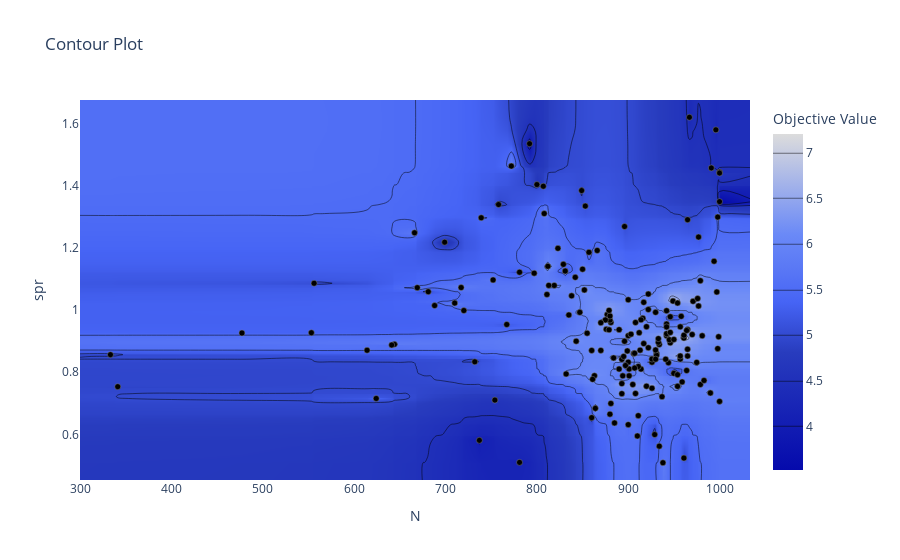

Write notebook code for a chart like this one.
### Code cell
optuna.visualization.plot_contour(study, ['N', 'spr'])

### Figure 1 — Plotly figure (JSON) as saved in the notebook; plotly's stock layout.template omitted (floating-point values rounded to 4 significant figures; data arrays with more than 128 entries replaced by an {"elided": "..."} marker saying what was removed)
{"data": [{"colorbar": {"title": {"text": "Objective Value"}}, "colorscale": [[0, "rgb(5,10,172)"], [0.35, "rgb(40,60,190)"], [0.5, "rgb(70,100,245)"], [0.6, "rgb(90,120,245)"], [0.7, "rgb(106,137,247)"], [1, "rgb(220,220,220)"]], "connectgaps": true, "contours": {"coloring": "heatmap"}, "hoverinfo": "none", "line": {"smoothing": 1.3}, "reversescale": false, "type": "contour", "x": [299.6, 333, 341, 477, 553, 556, 614, 624, 641, 644, 666, 669, 681, 688, 699, 710, 717, 720, 732, 737, 739, 752, 754, 758, 767, 772, 781, 792, 797, 800, 807, 808, 811, 812, 813, 819, 823, 829, 831, 832, 835, 838, 842, 843, 847, 849, 850, 852, 853, 855, 857, 860, 861, 863, 864, 866, 870, 875, 876, 877, 879, 880, 881, 884, 885, 890, 893, 894, 895, 896, 897, 899, 900, 901, 903, 905, 906, 907, 908, 910, 911, 912, 913, 914, 916, 917, 920, 922, 926, 929, 930, 931, 933, 934, 937, 938, 941, 942, 944, 945, 946, 949, 950, 954, 957, 958, 959, 961, 964, 965, 967, 970, 971, 975, 976, 977, 979, 981, 983, 990, 991, 994, 996, 997, 998, 999, 1000, 1033.0], "y": {"elided": "181 float values"}, "z": {"elided": "181x128 float values"}}, {"marker": {"color": "black", "line": {"color": "Grey", "width": 0.5}}, "mode": "markers", "showlegend": false, "type": "scatter", "x": {"elided": "179 int values"}, "y": {"elided": "179 float values"}}], "layout": {"title": {"text": "Contour Plot"}, "xaxis": {"range": [299.6, 1033.0], "title": {"text": "N"}}, "yaxis": {"range": [0.453, 1.677], "title": {"text": "spr"}}}}
